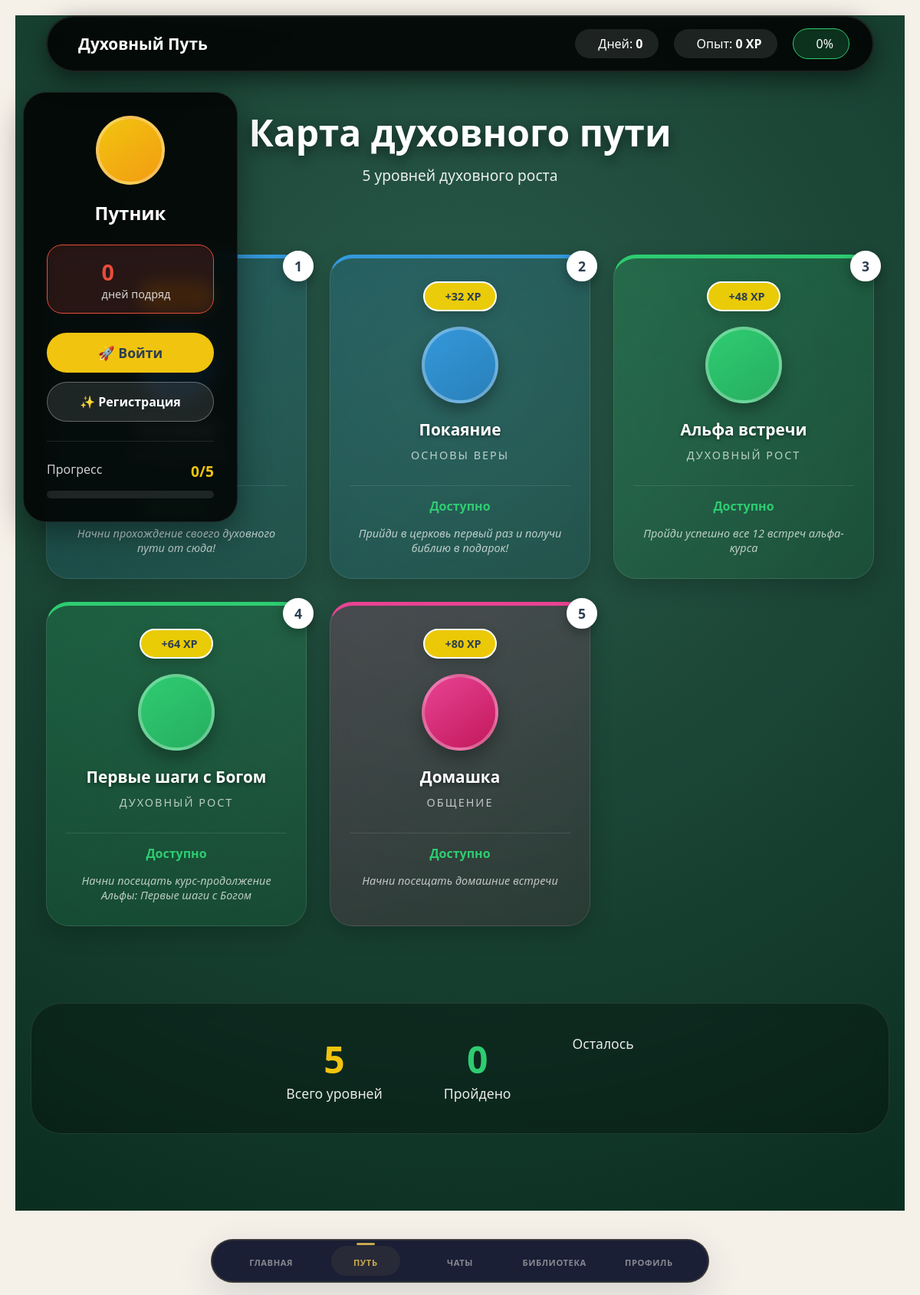
Screenshot of /map/ with the database file from the repository.
### church_app/models.py (models this page shows, shortened)
class SpiritualLevel(models.Model):
    LEVEL_TYPES = [
        ('basic', 'Основы веры'),
        ('growth', 'Духовный рост'),
        ('service', 'Служение'),
        ('leadership', 'Лидерство'),
        ('worship', 'Поклонение'),
        ('prayer', 'Молитва'),
        ('study', 'Изучение'),
        ('fellowship', 'Общение'),
    ]
    BUILDING_STYLES = [
        ('church', 'Церковь'),
        ('chapel', 'Часовня'),
        ('cathedral', 'Собор'),
        ('monastery', 'Монастырь'),
        ('temple', 'Храм'),
        ('house', 'Дом'),
        ('library', 'Библиотека'),
        ('school', 'Школа'),
    ]
    title = models.CharField(max_length=200, verbose_name="Название уровня")
    description = models.TextField(verbose_name="Описание")
    level_type = models.CharField(max_length=50, choices=LEVEL_TYPES, default='basic')
    building_style = models.CharField(max_length=50, choices=BUILDING_STYLES, default='church')
    order = models.IntegerField(verbose_name="Порядковый номер")
    image = models.ImageField(upload_to='levels/', blank=True, null=True, verbose_name="Изображение")
    is_available = models.BooleanField(default=True, verbose_name="Доступен")
    position_x = models.IntegerField(default=0, verbose_name="Позиция X")
    position_y = models.IntegerField(default=0, verbose_name="Позиция Y")
    height = models.IntegerField(default=3, verbose_name="Высота здания")
    color = models.CharField(max_length=20, default='#3498db', verbose_name="Цвет здания")
    created_at = models.DateTimeField(auto_now_add=True)
    class Meta:
        ordering = ['order']
        verbose_name = "Уровень духовного пути"
        verbose_name_plural = "Уровни духовного пути"

### church_app/views.py (the view)
# urls.py: path('map/', views.index, name='index'),
def index(request):
    levels = SpiritualLevel.objects.all().order_by('order')
    current_announcement = Announcement.objects.filter(
        is_active=True
    ).filter(
        models.Q(expires_at__isnull=True) | models.Q(expires_at__gt=timezone.now())
    ).first()
    user_progress_dict = {}
    completed_levels = 0
    if request.user.is_authenticated:
        progress_entries = UserProgress.objects.filter(user=request.user)
        for progress in progress_entries:
            user_progress_dict[progress.level_id] = progress
        completed_levels = progress_entries.filter(is_completed=True).count()
    city_buildings = []
    for level in levels:
        is_completed = False
        if level.id in user_progress_dict:
            is_completed = user_progress_dict[level.id].is_completed
        city_buildings.append({
            'id': level.id,
            'order': level.order,
            'title': level.title,
            'description': level.description or 'Начните свой духовный путь',
            'type': level.level_type,
            'type_display': level.get_level_type_display(),
            'building_style': level.building_style or 'church',
            'is_completed': is_completed,
            'is_available': level.is_available,
            'xp': level.order * 15,
            'position_x': 0,
            'position_y': 0,
            'height': 3,
            'color': '#3498db',
        })
    total_levels = len(city_buildings)
    progress_percentage = int((completed_levels / total_levels) * 100) if total_levels > 0 else 0
    context = {
        'city_buildings': city_buildings,
        'announcement': current_announcement,
        'show_announcement': current_announcement is not None,
        'completed_levels': completed_levels,
        'total_levels': total_levels,
        'progress_percentage': progress_percentage,
        'user': request.user,
    }
    return render(request, 'index.html', context)

### templates/index.html (shortened to what this page needs)
{% extends 'base.html' %}
{% load static %}
{% block extra_css %}
<link rel="stylesheet" href="{% static 'css/index.css' %}">
{% endblock %}
{% block content %}
<div class="duolingo-header">
    <div class="duolingo-logo">
        <span>Духовный Путь</span>
    </div>
    <div class="duolingo-stats">
        <div class="stat-pill">
            <span>Дней: <strong>0</strong></span>
        </div>
        <div class="stat-pill">
            <span>Опыт: <strong>{{ completed_levels|add:completed_levels }} XP</strong></span>
        </div>
        <div class="progress-pill">
            <span>{{ progress_percentage }}%</span>
        </div>
    </div>
</div>
<div class="side-panel">
    <div class="user-avatar">
    </div>
    <h2 class="username">
        {% if user.is_authenticated %}
            {{ user.username }}
        {% else %}
            Путник
        {% endif %}
    </h2>
    <div class="streak-counter">
        <div>
            <div class="streak-number">0</div>
            <div class="streak-label">дней подряд</div>
        </div>
    </div>
    {% if not user.is_authenticated %}
    <div class="auth-buttons">
        <a href="{% url 'login' %}" class="btn-login">🚀 Войти</a>
        <a href="{% url 'register' %}" class="btn-register">✨ Регистрация</a>
    </div>
    {% endif %}
    <div class="progress-block">
        <div class="progress-header">
            <span class="progress-label">Прогресс</span>
            <span class="progress-count">{{ completed_levels }}/{{ total_levels }}</span>
        </div>
        <div class="progress-bar-bg">
        </div>
    </div>
</div>
<div class="map-container">
    <div class="map-wrapper">
        <div class="map-header">
            <h1>
                Карта духовного пути
            </h1>
            <p class="map-subtitle">{{ total_levels }} уровней духовного роста</p>
        </div>
        <div class="levels-grid">
            {% for building in city_buildings %}
            <div class="level-card
                        {{ building.type }}
                        {% if not building.is_available %}locked{% endif %}"
                 data-level-id="{{ building.id }}">
                <div class="xp-badge">
                     +{{ building.xp|default:building.order|add:building.order }} XP
                </div>
                <div class="level-number">{{ building.order }}</div>
                <div class="level-icon">
                </div>
                <div class="level-title">{{ building.title }}</div>
                <div class="level-type">{{ building.type_display }}</div>
                <div class="level-status">
                    {% if building.is_completed %}
                    <span class="status-completed">
                        <i class="fas fa-check-circle"></i> Пройдено
                    </span>
                    {% elif not building.is_available %}
                    <span class="status-locked">
                        <i class="fas fa-lock"></i> Заблокировано
                    </span>
                    {% else %}
                    <span class="status-available">
                         Доступно
                    </span>
                    {% endif %}
                </div>
                {% if building.description %}
                <div class="level-description">
                    {{ building.description|truncatechars:60 }}
                </div>
                {% endif %}
            </div>
            {% endfor %}
        </div>
        <div class="stats-footer">
            <div class="stat-item">
                <div class="stat-value">{{ total_levels }}</div>
                <div class="stat-label">Всего уровней</div>
            </div>
            <div class="stat-item">
                <div class="stat-value completed-value">{{ completed_levels }}</div>
                <div class="stat-label">Пройдено</div>
            </div>
            <div class="stat-item">
                <div class="stat-label">Осталось</div>
            </div>
        </div>
    </div>
</div>
{% endblock %}

### templates/base.html (shortened to what this page needs)
<!DOCTYPE html>
<html lang="ru">
<head>
    {% load static %}
    {% block extra_css %}{% endblock %}
</head>
<body>
    <main class="main-content">
        {% block content %}{% endblock %}
    </main>
    <nav class="bottom-nav" aria-label="Мобильная навигация">
        <a href="{% url 'home' %}" class="nav-item {% if request.path == '/' %}active{% endif %}" aria-label="Главная">
            <span>Главная</span>
        </a>
        <a href="{% url 'index' %}" class="nav-item {% if '/index' in request.path or '/map' in request.path %}active{% endif %}" aria-label="Путь">
            <span>Путь</span>
        </a>
        <a href="#" class="nav-item" aria-label="Чаты">
            <span>Чаты</span>
        </a>
        <a href="{% url 'library_home' %}" class="nav-item {% if '/library' in request.path %}active{% endif %}">
            <span>Библиотека</span>
        </a>
        <a href="{% if user.is_authenticated %}{% url 'profile' %}{% else %}{% url 'login' %}{% endif %}"
           class="nav-item {% if '/profile' in request.path %}active{% endif %}" aria-label="Профиль">
            <span>Профиль</span>
        </a>
    </nav>
</body>
</html>

### templates/base.html (style rules this page uses)
* { margin: 0; padding: 0; box-sizing: border-box; }
:root { --bg: #f5f0e8; --bg-warm: #efe9df; --bg-deep: #e8e1d5; --card: #faf7f2; --card2: #ffffff; --card-dark: #e8e1d5; --navy: #1a1f36; --navy-h: #252b48; --navy-l: rgba(26,31,54,0.10); --navy-ll: rgba(26,31,54,0.05); --gold: #c9a84c; --gold-h: #d4b65e; --gold-d: #b0922f; --gold-l: rgba(201,168,76,0.15); --sage: #7a9e7e; --sage-d: #5f8363; --txt: #1a1f36; --txt-sub: #3d4260; --txt-mid: #5c6080; --txt-muted: #8b8fa8; --b: rgba(26,31,54,0.10); --b-h: rgba(26,31,54,0.20); --b-l: rgba(26,31,54,0.05); --success: #4caf7a; --error: #d94452; --info: #5b8db8; --t: 0.28s cubic-bezier(0.4, 0, 0.2, 1); --r: 16px; --r-sm: 9px; --shadow: 0 8px 32px rgba(26,31,54,0.10), 0 2px 8px rgba(26,31,54,0.06); --shadow-lg: 0 16px 48px rgba(26,31,54,0.14); }
body { font-family: 'Segoe UI', -apple-system, BlinkMacSystemFont, sans-serif; background: var(--bg); color: var(--txt); min-height: 100vh; padding-bottom: 90px; position: relative; -webkit-font-smoothing: antialiased; -moz-osx-font-smoothing: grayscale; }
.main-content { max-width: 1280px; margin: 0 auto; padding: 20px; width: 100%; }
.bottom-nav { position: fixed; bottom: 24px; left: 50%; transform: translateX(-50%); width: calc(100% - 48px); max-width: 650px; background: var(--navy); backdrop-filter: blur(10px); -webkit-backdrop-filter: blur(10px); border-radius: 40px; padding: 8px 16px; box-shadow: var(--shadow-lg), 0 0 0 1px rgba(201,168,76,0.15) inset; display: flex; justify-content: space-around; align-items: center; z-index: 1000; border: 1px solid rgba(201,168,76,0.2); }
.nav-item { display: flex; flex-direction: column; align-items: center; justify-content: center; text-decoration: none; color: rgba(245,240,232,0.5); padding: 10px 14px; border-radius: 30px; transition: all var(--t); position: relative; flex: 1; max-width: 90px; -webkit-tap-highlight-color: transparent; }
.nav-item span { font-size: 0.7rem; font-weight: 600; letter-spacing: 0.05em; text-transform: uppercase; transition: all var(--t); }
.nav-item.active { color: var(--gold); background: rgba(201,168,76,0.08); position: relative; }
.nav-item.active::before { content: ''; position: absolute; top: -4px; left: 50%; transform: translateX(-50%); width: 24px; height: 3px; background: var(--gold); border-radius: 3px; transition: all var(--t); }
.nav-item.active span { color: var(--gold); font-weight: 700; }
.nav-item.active { animation: pulse-gold 2.5s infinite; }

### rows the page displays
SpiritualLevel: description "Начни прохождение своего духовного пути от сюда!"
SpiritualLevel: title "Покаяние", description "Прийди в церковь первый раз и получи библию в подарок!"
SpiritualLevel: title "Альфа встречи", description "Пройди успешно все 12 встреч альфа-курса"
SpiritualLevel: title "Первые шаги с Богом", description "Начни посещать курс-продолжение Альфы: Первые шаги с Богом"
SpiritualLevel: title "Домашка", description "Начни посещать домашние встречи"

### other values shown
{{ completed_levels|add:completed_levels }} "0"
{{ progress_percentage }} "0"
{{ completed_levels }} "0"
{{ total_levels }} "5"
{{ building.xp|default:building.order|add:building.order }} "16" "32" "48" "64" "80"
{{ building.order }} "1" "2" "3" "4" "5"
{{ building.type_display }} "ОСНОВЫ ВЕРЫ" "ДУХОВНЫЙ РОСТ" "ДУХОВНЫЙ РОСТ" "ОБЩЕНИЕ"
